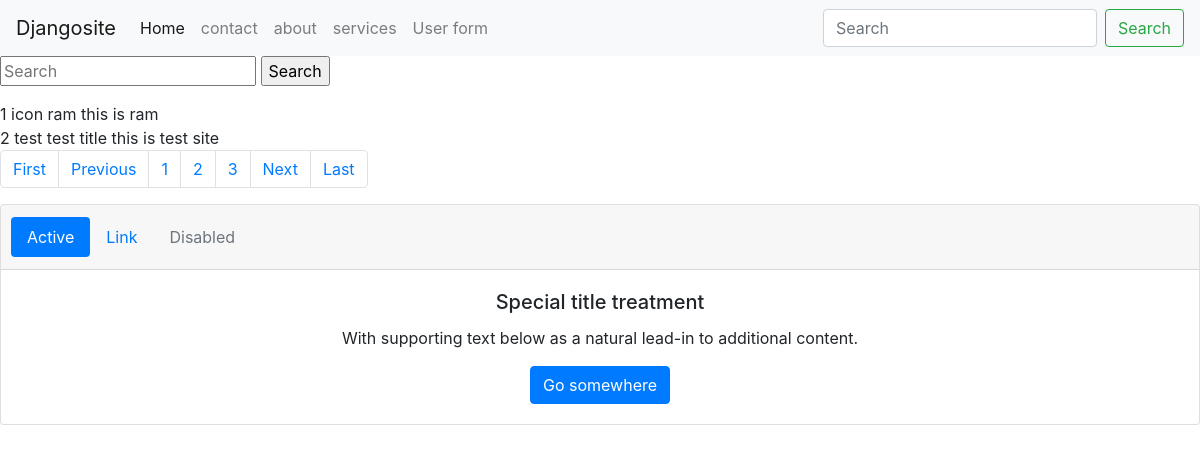
Page /services/?page=2 on the earlier database version.
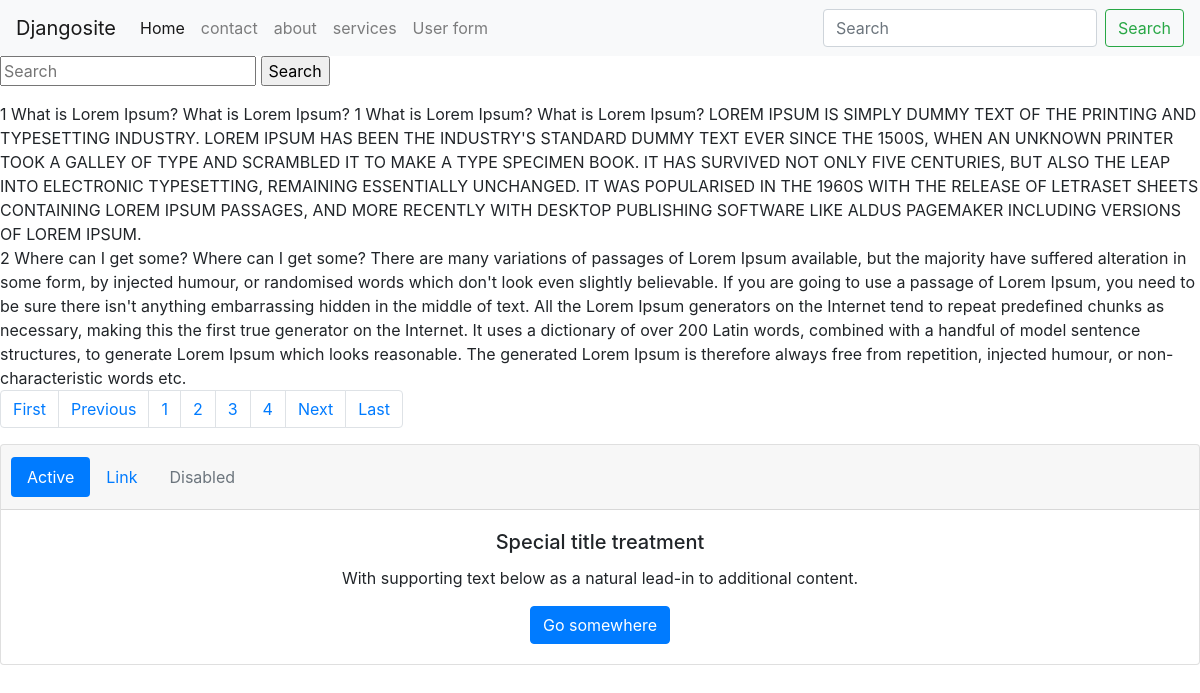
Same page on the later database version.
### service/models.py (models this page shows)
class Service(models.Model):
    service_icon=models.CharField(max_length=50)
    service_title=models.CharField(max_length=50)
    service_des=models.TextField()

### mysite/views.py (the view)
# urls.py: path('services/',views.services,name='services'),
def services(request):
    serviceData=Service.objects.all().order_by('service_title')
    if request.method=="GET":
         st=request.GET.get('servicename')
         if st!=None:
             serviceData=Service.objects.filter(service_title__icontains=st) ##filter data with any same character or word
    paginator=Paginator(serviceData,2)
    page_number=request.GET.get('page')
    serviceDatafinal=paginator.get_page(page_number)
    totalPages=serviceDatafinal.paginator.num_pages ##num_pages give totalpage count
    data={
        'serviceData':serviceDatafinal, ##this limit data show only 2 with paginator...
        'lastPage':totalPages,
        'totalPageList':[n+1 for n in range(totalPages)],
    }
    return render(request,'services.html',data)

### mysite/templates/services.html (shortened to what this page needs)
{% extends 'base.html' %}
{% block content %}
<form method="get" >
    <input type="text" name="servicename" placeholder="Search" value=""/>
    <input type="submit" value="Search"/>
</form>
{% for n in serviceData %}
    {{forloop.counter}}
    {{n.service_icon}}
    {{n.service_title}}
    {{n.service_des | safe}}
    <br/>
{% empty %}
No data Found
{% endfor %}
<nav aria-label="...">
    <ul class="pagination">
        {% if serviceData.has_previous %}
        <li class="page-item">
            <a class="page-link" href="/services/?page=1" tabindex="-1">First</a>
          </li>
      <li class="page-item">
        <a class="page-link" href="/services/?page={{serviceData.previous_page_number}}" tabindex="-1">Previous</a>
      </li>
      {% endif %}
      {% for n in totalPageList %}
      <li class="page-item"><a class="page-link" href="/services/?page={{n}}">{{n}}</a></li>
      {% endfor %}
      {% if serviceData.has_next %}
      <li class="page-item">
        <a class="page-link" href="/services/?page={{serviceData.next_page_number}}">Next</a>
      </li>
      <li class="page-item">
        <a class="page-link" href="/services/?page={{lastPage}}" tabindex="-1">Last</a>
      </li>
      {% endif %}
    </ul>
  </nav>
{% endblock %}

Differences in the rows shown:
no longer on this page (row edited): Service: service_icon "icon", service_title "ram", service_des "this is ram"
no longer on this page (row edited): Service: service_icon "test", service_title "test title", service_des "this is test site"
added Service: service_icon "What is Lorem Ipsum?", service_title "What is Lorem Ipsum?", service_des "1 What is Lorem Ipsum? What is Lorem Ipsum? LOREM IPSUM IS SIMPLY DUMMY TEXT OF THE PRINTING AND TYPESETTING INDUSTRY. LOREM IPSUM HAS BEEN THE INDUSTRY'S STANDARD DUMMY TEXT EVER SINCE THE 1500S, WHEN AN UNKNOWN PRINTER TOOK A GALLEY OF TYPE AND SCRAMBLED IT TO MAKE A TYPE SPECIMEN BOOK. IT HAS SURVIVED NOT ONLY FIVE CENTURIES, BUT ALSO THE LEAP INTO ELECTRONIC TYPESETTING, REMAINING ESSENTIALLY UNCHANGED. IT WAS POPULARISED IN THE 1960S WITH THE RELEASE OF LETRASET SHEETS CONTAINING LOREM IPSUM PASSAGES, AND MORE RECENTLY WITH DESKTOP PUBLISHING SOFTWARE LIKE ALDUS PAGEMAKER INCLUDING VERSIONS OF LOREM IPSUM."
now on this page (row edited): Service: service_icon "Where can I get some?", service_title "Where can I get some?", service_des "There are many variations of passages of Lorem Ipsum available, but the majority have suffered alteration in some form, by injected humour, or randomised words which don't look even slightly believable. If you are going to use a passage of Lorem Ipsum, you need to be sure there isn't anything embarrassing hidden in the middle of text. All the Lorem Ipsum generators on the Internet tend to repeat predefined chunks as necessary, making this the first true generator on the Internet. It uses a dictionary of over 200 Latin words, combined with a handful of model sentence structures, to generate Lorem Ipsum which looks reasonable. The generated Lorem Ipsum is therefore always free from…"
Other differences:
new list line: "4"
